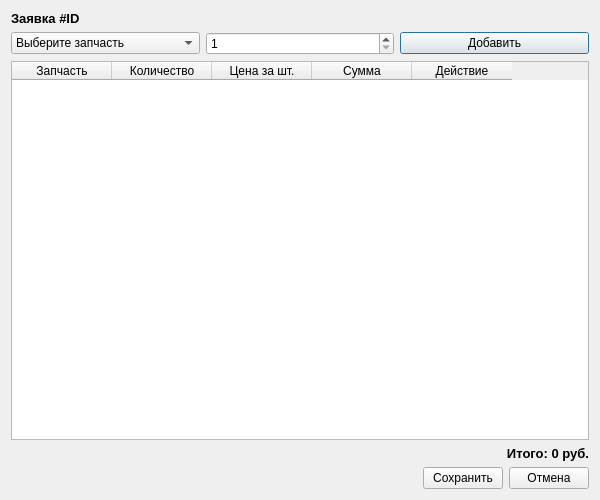
<?xml version="1.0" encoding="UTF-8"?>
<ui version="4.0">
 <class>UsePartsDialog</class>
 <widget class="QDialog" name="UsePartsDialog">
  <property name="geometry">
   <rect>
    <x>0</x>
    <y>0</y>
    <width>600</width>
    <height>500</height>
   </rect>
  </property>
  <property name="windowTitle">
   <string>Списание запчастей</string>
  </property>
  <layout class="QVBoxLayout" name="verticalLayout">
   <item>
    <widget class="QLabel" name="label">
     <property name="font">
      <font>
       <pointsize>10</pointsize>
       <weight>75</weight>
       <bold>true</bold>
      </font>
     </property>
     <property name="text">
      <string>Заявка #ID</string>
     </property>
    </widget>
   </item>
   <item>
    <layout class="QHBoxLayout" name="horizontalLayout">
     <item>
      <widget class="QComboBox" name="comboParts">
       <item>
        <property name="text">
         <string>Выберите запчасть</string>
        </property>
       </item>
      </widget>
     </item>
     <item>
      <widget class="QSpinBox" name="spinQuantity">
       <property name="minimum">
        <number>1</number>
       </property>
       <property name="maximum">
        <number>100</number>
       </property>
       <property name="value">
        <number>1</number>
       </property>
      </widget>
     </item>
     <item>
      <widget class="QPushButton" name="btnAddPart">
       <property name="text">
        <string>Добавить</string>
       </property>
      </widget>
     </item>
    </layout>
   </item>
   <item>
    <widget class="QTableWidget" name="tableUsedParts">
     <column>
      <property name="text">
       <string>Запчасть</string>
      </property>
     </column>
     <column>
      <property name="text">
       <string>Количество</string>
      </property>
     </column>
     <column>
      <property name="text">
       <string>Цена за шт.</string>
      </property>
     </column>
     <column>
      <property name="text">
       <string>Сумма</string>
      </property>
     </column>
     <column>
      <property name="text">
       <string>Действие</string>
      </property>
     </column>
    </widget>
   </item>
   <item>
    <widget class="QLabel" name="labelTotal">
     <property name="font">
      <font>
       <pointsize>10</pointsize>
       <weight>75</weight>
       <bold>true</bold>
      </font>
     </property>
     <property name="text">
      <string>Итого: 0 руб.</string>
     </property>
     <property name="alignment">
      <set>Qt::AlignRight</set>
     </property>
    </widget>
   </item>
   <item>
    <layout class="QHBoxLayout" name="horizontalLayout_2">
     <item>
      <spacer name="horizontalSpacer">
       <property name="orientation">
        <enum>Qt::Horizontal</enum>
       </property>
       <property name="sizeHint" stdset="0">
        <size>
         <width>40</width>
         <height>20</height>
        </size>
       </property>
      </spacer>
     </item>
     <item>
      <widget class="QPushButton" name="btnSave">
       <property name="text">
        <string>Сохранить</string>
       </property>
      </widget>
     </item>
     <item>
      <widget class="QPushButton" name="btnCancel">
       <property name="text">
        <string>Отмена</string>
       </property>
      </widget>
     </item>
    </layout>
   </item>
  </layout>
 </widget>
 <resources/>
 <connections/>
</ui>
